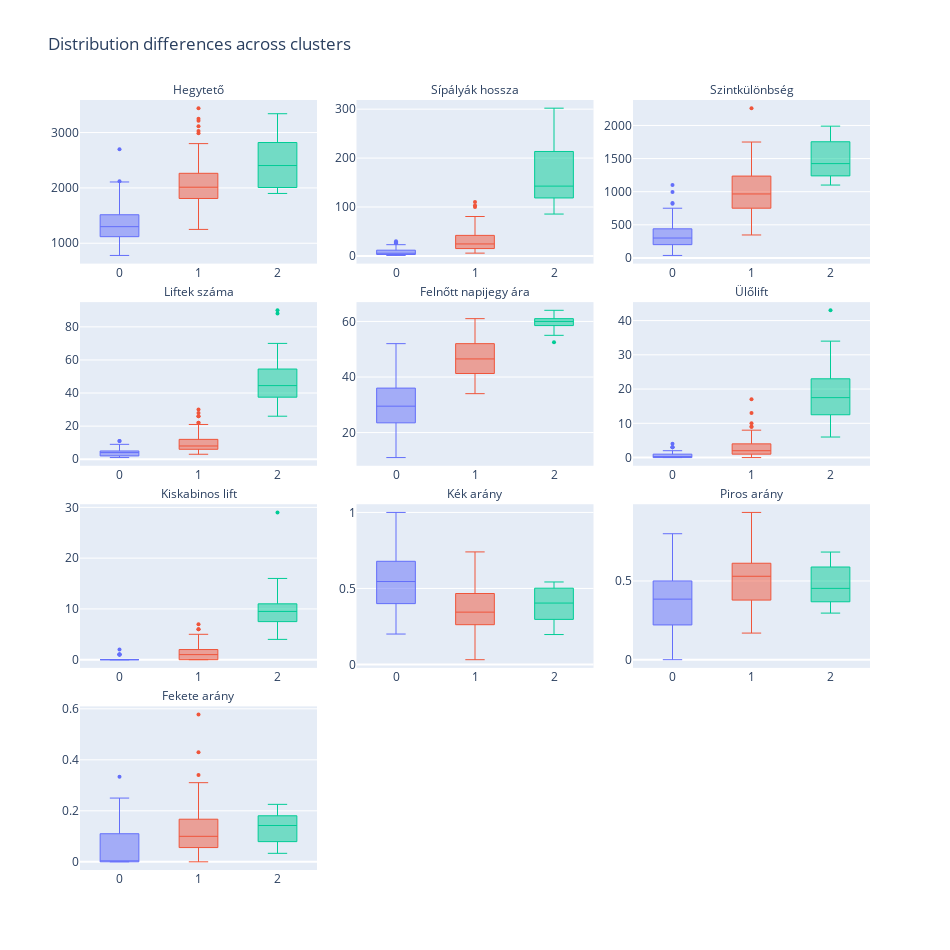

Here is the notebook cell this chart was saved with:
### Code cell
cluster_exploration = pd.concat([df_cluster.reset_index(), km], 1)
cluster_exploration_melt = pd.melt(cluster_exploration, id_vars = ['Síterep', 'clusters'], var_name = 'stat', value_name = 'value')

show_diff_between_clusters(cluster_exploration_melt, height = 950)

### Figure 1 — Plotly figure (JSON) as saved in the notebook; plotly's stock layout.template omitted (floating-point values rounded to 4 significant figures)
{"data": [{"alignmentgroup": "True", "hovertemplate": "clusters=%{x}<br>stat=Hegytető<br>value=%{y}<extra></extra>", "legendgroup": "0", "line": {"width": 1}, "marker": {"color": "#636efa", "size": 4}, "name": "0", "notched": false, "offsetgroup": "0", "orientation": "v", "showlegend": true, "type": "box", "x": [0, 0, 0, 0, 0, 0, 0, 0, 0, 0, 0, 0, 0, 0, 0, 0, 0, 0, 0, 0, 0, 0, 0, 0, 0, 0, 0, 0, 0, 0, 0, 0, 0, 0, 0, 0, 0, 0, 0, 0, 0, 0, 0, 0, 0, 0, 0, 0, 0, 0, 0, 0, 0, 0, 0, 0, 0, 0, 0, 0, 0, 0, 0, 0, 0, 0, 0, 0, 0, 0, 0, 0, 0, 0, 0, 0, 0, 0, 0, 0, 0, 0, 0, 0, 0, 0, 0, 0, 0, 0, 0], "x0": " ", "xaxis": "x10", "y": [1200, 1200, 1300, 2120, 1050, 1064, 1450, 2700, 1330, 1612, 1530, 1296, 2107, 1980, 1840, 1078, 1200, 1230, 1551, 1567, 1150, 1225, 860, 1305, 1600, 1000, 1100, 1338, 1329, 1400, 1500, 1800, 1370, 1050, 1605, 780, 900, 1000, 1818, 2070, 1078, 1300, 1363, 1030, 971, 1267, 1230, 1432, 1300, 2080, 1460, 1520, 1102, 2030, 1560, 900, 1450, 1440, 1210, 1150, 1300, 1200, 927, 1710, 1112, 1325, 1000, 1887, 1350, 1774, 1340, 1500, 1424, 1039, 787, 1200, 1200, 1250, 1102, 1450, 1077, 1531, 1342, 1200, 1200, 1886, 1324, 1140, 823, 1200, 1200], "y0": " ", "yaxis": "y10"}, {"alignmentgroup": "True", "hovertemplate": "clusters=%{x}<br>stat=Sípályák hossza<br>value=%{y}<extra></extra>", "legendgroup": "0", "line": {"width": 1}, "marker": {"color": "#636efa", "size": 4}, "name": "0", "notched": false, "offsetgroup": "0", "orientation": "v", "showlegend": false, "type": "box", "x": [0, 0, 0, 0, 0, 0, 0, 0, 0, 0, 0, 0, 0, 0, 0, 0, 0, 0, 0, 0, 0, 0, 0, 0, 0, 0, 0, 0, 0, 0, 0, 0, 0, 0, 0, 0, 0, 0, 0, 0, 0, 0, 0, 0, 0, 0, 0, 0, 0, 0, 0, 0, 0, 0, 0, 0, 0, 0, 0, 0, 0, 0, 0, 0, 0, 0, 0, 0, 0, 0, 0, 0, 0, 0, 0, 0, 0, 0, 0, 0, 0, 0, 0, 0, 0, 0, 0, 0, 0, 0, 0], "x0": " ", "xaxis": "x11", "y": [9, 2.5, 12.5, 10, 1, 3, 9, 5, 8, 6, 23, 3, 11, 6.8, 12, 16, 2.5, 8, 6.9, 30, 4, 5, 4, 5, 10.5, 1.9, 5, 20.1, 2.5, 3, 10, 5, 3, 6, 10.9, 5, 3, 1, 28, 16, 14, 6, 8, 4.5, 4, 14, 6, 13.5, 5.5, 2.5, 12, 12, 1.3, 2, 12, 2, 8, 2, 7.8, 3.5, 4, 3, 3.9, 12, 3, 11, 3, 14, 14, 26, 12, 6.1, 2, 2, 1, 4, 5, 1, 5, 4, 4, 11, 16, 2, 12, 22, 6, 2, 4, 3, 13], "y0": " ", "yaxis": "y11"}, {"alignmentgroup": "True", "hovertemplate": "clusters=%{x}<br>stat=Szintkülönbség<br>value=%{y}<extra></extra>", "legendgroup": "0", "line": {"width": 1}, "marker": {"color": "#636efa", "size": 4}, "name": "0", "notched": false, "offsetgroup": "0", "orientation": "v", "showlegend": false, "type": "box", "x": [0, 0, 0, 0, 0, 0, 0, 0, 0, 0, 0, 0, 0, 0, 0, 0, 0, 0, 0, 0, 0, 0, 0, 0, 0, 0, 0, 0, 0, 0, 0, 0, 0, 0, 0, 0, 0, 0, 0, 0, 0, 0, 0, 0, 0, 0, 0, 0, 0, 0, 0, 0, 0, 0, 0, 0, 0, 0, 0, 0, 0, 0, 0, 0, 0, 0, 0, 0, 0, 0, 0, 0, 0, 0, 0, 0, 0, 0, 0, 0, 0, 0, 0, 0, 0, 0, 0, 0, 0, 0, 0], "x0": " ", "xaxis": "x12", "y": [488, 480, 404, 470, 86, 643, 386, 436, 493, 750, 530, 284, 267, 530, 440, 358, 300, 370, 248, 817, 330, 393, 120, 305, 350, 200, 300, 472, 221, 160, 442, 600, 240, 150, 830, 140, 150, 236, 358, 420, 363, 590, 223, 240, 191, 416, 230, 567, 300, 1099, 240, 210, 72, 120, 600, 115, 300, 128, 400, 280, 320, 200, 127, 390, 162, 255, 200, 535, 365, 997, 298, 300, 104, 199, 37, 200, 200, 200, 288, 250, 225, 561, 632, 170, 350, 306, 394, 200, 341, 200, 600], "y0": " ", "yaxis": "y12"}, {"alignmentgroup": "True", "hovertemplate": "clusters=%{x}<br>stat=Liftek száma<br>value=%{y}<extra></extra>", "legendgroup": "0", "line": {"width": 1}, "marker": {"color": "#636efa", "size": 4}, "name": "0", "notched": false, "offsetgroup": "0", "orientation": "v", "showlegend": false, "type": "box", "x": [0, 0, 0, 0, 0, 0, 0, 0, 0, 0, 0, 0, 0, 0, 0, 0, 0, 0, 0, 0, 0, 0, 0, 0, 0, 0, 0, 0, 0, 0, 0, 0, 0, 0, 0, 0, 0, 0, 0, 0, 0, 0, 0, 0, 0, 0, 0, 0, 0, 0, 0, 0, 0, 0, 0, 0, 0, 0, 0, 0, 0, 0, 0, 0, 0, 0, 0, 0, 0, 0, 0, 0, 0, 0, 0, 0, 0, 0, 0, 0, 0, 0, 0, 0, 0, 0, 0, 0, 0, 0, 0], "x0": " ", "xaxis": "x7", "y": [5, 2, 5, 4, 1, 4, 6, 5, 4, 4, 4, 2, 3, 7, 4, 4, 4, 3, 3, 8, 3, 3, 2, 4, 5, 1, 2, 9, 2, 2, 7, 2, 3, 2, 4, 4, 3, 2, 6, 5, 6, 4, 3, 2, 1, 5, 4, 5, 4, 3, 6, 5, 5, 2, 7, 3, 4, 2, 3, 2, 3, 4, 3, 7, 2, 8, 3, 3, 2, 11, 7, 11, 1, 2, 2, 4, 4, 3, 2, 5, 2, 4, 4, 2, 4, 8, 5, 3, 3, 2, 3], "y0": " ", "yaxis": "y7"}, {"alignmentgroup": "True", "hovertemplate": "clusters=%{x}<br>stat=Felnőtt napijegy ára<br>value=%{y}<extra></extra>", "legendgroup": "0", "line": {"width": 1}, "marker": {"color": "#636efa", "size": 4}, "name": "0", "notched": false, "offsetgroup": "0", "orientation": "v", "showlegend": false, "type": "box", "x": [0, 0, 0, 0, 0, 0, 0, 0, 0, 0, 0, 0, 0, 0, 0, 0, 0, 0, 0, 0, 0, 0, 0, 0, 0, 0, 0, 0, 0, 0, 0, 0, 0, 0, 0, 0, 0, 0, 0, 0, 0, 0, 0, 0, 0, 0, 0, 0, 0, 0, 0, 0, 0, 0, 0, 0, 0, 0, 0, 0, 0, 0, 0, 0, 0, 0, 0, 0, 0, 0, 0, 0, 0, 0, 0, 0, 0, 0, 0, 0, 0, 0, 0, 0, 0, 0, 0, 0, 0, 0, 0], "x0": " ", "xaxis": "x8", "y": [37.5, 23, 39.5, 34, 11, 20.3, 36, 50.5, 29, 42.5, 52, 25, 29.5, 42.5, 33, 27, 20, 36, 29, 42, 31, 40, 24, 32, 36, 17.5, 17, 43, 26, 23.5, 34.5, 42, 29, 24.5, 30.5, 29.5, 20, 26, 38, 29, 27, 33, 32, 21, 15, 39.5, 20, 39.5, 24.5, 34.5, 38, 30, 19.5, 35.5, 31, 19.5, 39, 25, 30, 21.5, 23, 29.5, 24, 36, 21, 36.5, 21, 35, 39.5, 49, 35, 44.5, 20, 24, 17, 24.5, 23, 26, 36, 26, 21, 31, 33, 23.5, 27, 32, 37.5, 23.5, 18, 22, 28], "y0": " ", "yaxis": "y8"}, {"alignmentgroup": "True", "hovertemplate": "clusters=%{x}<br>stat=Ülőlift<br>value=%{y}<extra></extra>", "legendgroup": "0", "line": {"width": 1}, "marker": {"color": "#636efa", "size": 4}, "name": "0", "notched": false, "offsetgroup": "0", "orientation": "v", "showlegend": false, "type": "box", "x": [0, 0, 0, 0, 0, 0, 0, 0, 0, 0, 0, 0, 0, 0, 0, 0, 0, 0, 0, 0, 0, 0, 0, 0, 0, 0, 0, 0, 0, 0, 0, 0, 0, 0, 0, 0, 0, 0, 0, 0, 0, 0, 0, 0, 0, 0, 0, 0, 0, 0, 0, 0, 0, 0, 0, 0, 0, 0, 0, 0, 0, 0, 0, 0, 0, 0, 0, 0, 0, 0, 0, 0, 0, 0, 0, 0, 0, 0, 0, 0, 0, 0, 0, 0, 0, 0, 0, 0, 0, 0, 0], "x0": " ", "xaxis": "x9", "y": [0, 0, 2, 0, 0, 0, 1, 1, 1, 2, 2, 0, 0, 2, 1, 1, 0, 1, 0, 3, 0, 0, 0, 1, 1, 0, 0, 3, 0, 0, 2, 0, 0, 0, 1, 1, 0, 0, 2, 0, 0, 1, 1, 0, 0, 2, 0, 3, 0, 0, 1, 0, 0, 0, 0, 0, 1, 0, 1, 0, 0, 0, 0, 0, 0, 1, 0, 1, 1, 4, 0, 1, 0, 0, 0, 0, 0, 0, 0, 0, 0, 0, 0, 0, 0, 0, 1, 0, 0, 0, 1], "y0": " ", "yaxis": "y9"}, {"alignmentgroup": "True", "hovertemplate": "clusters=%{x}<br>stat=Kiskabinos lift<br>value=%{y}<extra></extra>", "legendgroup": "0", "line": {"width": 1}, "marker": {"color": "#636efa", "size": 4}, "name": "0", "notched": false, "offsetgroup": "0", "orientation": "v", "showlegend": false, "type": "box", "x": [0, 0, 0, 0, 0, 0, 0, 0, 0, 0, 0, 0, 0, 0, 0, 0, 0, 0, 0, 0, 0, 0, 0, 0, 0, 0, 0, 0, 0, 0, 0, 0, 0, 0, 0, 0, 0, 0, 0, 0, 0, 0, 0, 0, 0, 0, 0, 0, 0, 0, 0, 0, 0, 0, 0, 0, 0, 0, 0, 0, 0, 0, 0, 0, 0, 0, 0, 0, 0, 0, 0, 0, 0, 0, 0, 0, 0, 0, 0, 0, 0, 0, 0, 0, 0, 0, 0, 0, 0, 0, 0], "x0": " ", "xaxis": "x4", "y": [0, 0, 0, 0, 0, 0, 0, 0, 0, 0, 0, 0, 0, 0, 0, 0, 0, 0, 0, 0, 0, 0, 0, 0, 0, 0, 0, 2, 0, 0, 0, 1, 0, 0, 0, 0, 0, 0, 0, 0, 0, 0, 0, 0, 0, 1, 0, 0, 0, 1, 0, 0, 0, 0, 1, 0, 0, 0, 0, 0, 0, 0, 0, 0, 0, 0, 0, 0, 1, 0, 0, 0, 0, 0, 0, 0, 0, 0, 0, 0, 0, 0, 0, 0, 0, 0, 0, 0, 0, 0, 0], "y0": " ", "yaxis": "y4"}, {"alignmentgroup": "True", "hovertemplate": "clusters=%{x}<br>stat=Kék arány<br>value=%{y}<extra></extra>", "legendgroup": "0", "line": {"width": 1}, "marker": {"color": "#636efa", "size": 4}, "name": "0", "notched": false, "offsetgroup": "0", "orientation": "v", "showlegend": false, "type": "box", "x": [0, 0, 0, 0, 0, 0, 0, 0, 0, 0, 0, 0, 0, 0, 0, 0, 0, 0, 0, 0, 0, 0, 0, 0, 0, 0, 0, 0, 0, 0, 0, 0, 0, 0, 0, 0, 0, 0, 0, 0, 0, 0, 0, 0, 0, 0, 0, 0, 0, 0, 0, 0, 0, 0, 0, 0, 0, 0, 0, 0, 0, 0, 0, 0, 0, 0, 0, 0, 0, 0, 0, 0, 0, 0, 0, 0, 0, 0, 0, 0, 0, 0, 0, 0, 0, 0, 0, 0, 0, 0, 0], "x0": " ", "xaxis": "x5", "y": [0.4889, 0.4, 0.64, 0.5, 1, 1, 0.3333, 0.8, 0.25, 0.6667, 0.6522, 0.6667, 0.2727, 0.8088, 0.5833, 0.625, 0.8, 0.4375, 0.5507, 0.6667, 0.25, 0.8, 0.5, 0.4, 0.3333, 0.5263, 0.6, 0.4527, 0.6, 0.6667, 0.7, 0.5, 0.6667, 0.45, 0.6239, 1, 0.6667, 0.2, 0.6429, 0.3125, 0.5, 0.6667, 0.375, 0.4444, 0.75, 0.6786, 0.8333, 0.4074, 0.2727, 1, 0.3333, 0.3333, 0.7692, 1, 0.5, 0.25, 0.625, 0.5, 0.4872, 0.5714, 0.5, 0.3333, 0.3846, 0.5, 1, 0.3636, 0.2667, 0.6786, 0.4643, 0.7692, 0.5833, 1, 0.25, 1, 1, 0.25, 0.6, 1, 0.2, 0.25, 0.5, 0.5455, 0.6875, 0.5, 0.3333, 0.3636, 0.5833, 1, 0.5, 0.5, 0.8462], "y0": " ", "yaxis": "y5"}, {"alignmentgroup": "True", "hovertemplate": "clusters=%{x}<br>stat=Piros arány<br>value=%{y}<extra></extra>", "legendgroup": "0", "line": {"width": 1}, "marker": {"color": "#636efa", "size": 4}, "name": "0", "notched": false, "offsetgroup": "0", "orientation": "v", "showlegend": false, "type": "box", "x": [0, 0, 0, 0, 0, 0, 0, 0, 0, 0, 0, 0, 0, 0, 0, 0, 0, 0, 0, 0, 0, 0, 0, 0, 0, 0, 0, 0, 0, 0, 0, 0, 0, 0, 0, 0, 0, 0, 0, 0, 0, 0, 0, 0, 0, 0, 0, 0, 0, 0, 0, 0, 0, 0, 0, 0, 0, 0, 0, 0, 0, 0, 0, 0, 0, 0, 0, 0, 0, 0, 0, 0, 0, 0, 0, 0, 0, 0, 0, 0, 0, 0, 0, 0, 0, 0, 0, 0, 0, 0, 0], "x0": " ", "xaxis": "x6", "y": [0.1778, 0.6, 0.2, 0.4, 0, 0, 0.4444, 0.2, 0.6875, 0.3333, 0.2174, 0.3333, 0.7273, 0.1912, 0.1667, 0.25, 0.2, 0.5, 0.3913, 0.3, 0.75, 0.2, 0.5, 0.4, 0.4762, 0.4737, 0.4, 0.4975, 0.4, 0.3333, 0.3, 0.5, 0.3333, 0.3833, 0.3761, 0, 0.3333, 0.8, 0.3571, 0.6875, 0.3571, 0.3333, 0.375, 0.4444, 0.25, 0.2143, 0.1667, 0.4444, 0.7273, 0, 0.6667, 0.5, 0.2308, 0, 0.5, 0.75, 0.25, 0.25, 0.5128, 0.4286, 0.5, 0.6667, 0.3846, 0.3333, 0, 0.5455, 0.7, 0.1714, 0.4643, 0.2308, 0.4167, 0, 0.5, 0, 0, 0.75, 0.4, 0, 0.8, 0.5, 0.3, 0.4545, 0.3125, 0.5, 0.4167, 0.5455, 0.4167, 0, 0.5, 0.5, 0.1538], "y0": " ", "yaxis": "y6"}, {"alignmentgroup": "True", "hovertemplate": "clusters=%{x}<br>stat=Fekete arány<br>value=%{y}<extra></extra>", "legendgroup": "0", "line": {"width": 1}, "marker": {"color": "#636efa", "size": 4}, "name": "0", "notched": false, "offsetgroup": "0", "orientation": "v", "showlegend": false, "type": "box", "x": [0, 0, 0, 0, 0, 0, 0, 0, 0, 0, 0, 0, 0, 0, 0, 0, 0, 0, 0, 0, 0, 0, 0, 0, 0, 0, 0, 0, 0, 0, 0, 0, 0, 0, 0, 0, 0, 0, 0, 0, 0, 0, 0, 0, 0, 0, 0, 0, 0, 0, 0, 0, 0, 0, 0, 0, 0, 0, 0, 0, 0, 0, 0, 0, 0, 0, 0, 0, 0, 0, 0, 0, 0, 0, 0, 0, 0, 0, 0, 0, 0, 0, 0, 0, 0, 0, 0, 0, 0, 0, 0], "x0": " ", "xaxis": "x", "y": [0.3333, 0, 0.16, 0.1, 0, 0, 0.2222, 0, 0.0625, 0, 0.1304, 0, 0, 0, 0.25, 0.125, 0, 0.0625, 0.05797, 0.03333, 0, 0, 0, 0.2, 0.1905, 0, 0, 0.04975, 0, 0, 0, 0, 0, 0.1667, 0, 0, 0, 0, 0, 0, 0.1429, 0, 0.25, 0.1111, 0, 0.1071, 0, 0.1481, 0, 0, 0, 0.1667, 0, 0, 0, 0, 0.125, 0.25, 0, 0, 0, 0, 0.2308, 0.1667, 0, 0.09091, 0.03333, 0.15, 0.07143, 0, 0, 0, 0.25, 0, 0, 0, 0, 0, 0, 0.25, 0.2, 0, 0, 0, 0.25, 0.09091, 0, 0, 0, 0, 0], "y0": " ", "yaxis": "y"}, {"alignmentgroup": "True", "hovertemplate": "clusters=%{x}<br>stat=Hegytető<br>value=%{y}<extra></extra>", "legendgroup": "1", "line": {"width": 1}, "marker": {"color": "#EF553B", "size": 4}, "name": "1", "notched": false, "offsetgroup": "1", "orientation": "v", "showlegend": true, "type": "box", "x": [1, 1, 1, 1, 1, 1, 1, 1, 1, 1, 1, 1, 1, 1, 1, 1, 1, 1, 1, 1, 1, 1, 1, 1, 1, 1, 1, 1, 1, 1, 1, 1, 1, 1, 1, 1, 1, 1, 1, 1, 1, 1, 1, 1, 1, 1, 1, 1, 1, 1, 1, 1, 1, 1, 1, 1, 1, 1, 1, 1, 1, 1, 1, 1, 1, 1, 1, 1, 1, 1, 1, 1, 1, 1, 1, 1, 1, 1, 1, 1, 1, 1, 1, 1, 1, 1, 1, 1, 1, 1, 1, 1, 1, 1, 1, 1, 1, 1, 1, 1, 1, 1, 1, 1, 1, 1, 1, 1], "x0": " ", "xaxis": "x10", "y": [1800, 1810, 1800, 1571, 1715, 1600, 2340, 2055, 2180, 2740, 1743, 1820, 2000, 1456, 1617, 2050, 2060, 1923, 1885, 2115, 2271, 1625, 1591, 2054, 1984, 2300, 2300, 1626, 1911, 2304, 2142, 2100, 2248, 1870, 2033, 2400, 2422, 1821, 1900, 2989, 2000, 3250, 1946, 1808, 1886, 2488, 1700, 2030, 2026, 2200, 2690, 3029, 1600, 2220, 3113, 1980, 2118, 2109, 2520, 1690, 2222, 1426, 1785, 2100, 2023, 2278, 1670, 1870, 1674, 2002, 1671, 2256, 2313, 1965, 1900, 3440, 2000, 1608, 1636, 2000, 2175, 1820, 2800, 1565, 2240, 1467, 2456, 1589, 2407, 2064, 2300, 2525, 1604, 3212, 1820, 1965, 1250, 2205, 2212, 2646, 2600, 1834, 2150, 1860, 1870, 2176, 2000, 2272], "y0": " ", "yaxis": "y10"}, {"alignmentgroup": "True", "hovertemplate": "clusters=%{x}<br>stat=Sípályák hossza<br>value=%{y}<extra></extra>", "legendgroup": "1", "line": {"width": 1}, "marker": {"color": "#EF553B", "size": 4}, "name": "1", "notched": false, "offsetgroup": "1", "orientation": "v", "showlegend": false, "type": "box", "x": [1, 1, 1, 1, 1, 1, 1, 1, 1, 1, 1, 1, 1, 1, 1, 1, 1, 1, 1, 1, 1, 1, 1, 1, 1, 1, 1, 1, 1, 1, 1, 1, 1, 1, 1, 1, 1, 1, 1, 1, 1, 1, 1, 1, 1, 1, 1, 1, 1, 1, 1, 1, 1, 1, 1, 1, 1, 1, 1, 1, 1, 1, 1, 1, 1, 1, 1, 1, 1, 1, 1, 1, 1, 1, 1, 1, 1, 1, 1, 1, 1, 1, 1, 1, 1, 1, 1, 1, 1, 1, 1, 1, 1, 1, 1, 1, 1, 1, 1, 1, 1, 1, 1, 1, 1, 1, 1, 1], "x0": " ", "xaxis": "x11", "y": [27, 14, 34, 17.3, 10, 15.1, 30, 103, 29, 67, 36, 11, 52, 21.2, 51, 80.6, 40, 27.5, 15, 24, 10.6, 10.6, 20, 17.1, 12, 43, 28.1, 15.5, 45.1, 23, 25, 26.7, 12.2, 12.2, 63.2, 50, 44.6, 9, 16, 55, 39.9, 60, 33.7, 19.2, 20.6, 40, 11, 22.6, 9, 36, 40, 61, 23, 70, 50, 28, 42.5, 12, 46.9, 22.7, 26.2, 15.5, 27, 26.5, 16, 21, 46, 11, 5.7, 110, 13, 13.9, 100, 19, 13.7, 21, 15, 20, 12.9, 13, 32.5, 32.2, 19, 10.3, 22, 25, 41, 7.1, 21.7, 12.3, 29.5, 17, 42, 64.9, 8.5, 43.5, 10, 43, 22, 15, 23, 29, 75, 42, 22.5, 45, 77, 37.5], "y0": " ", "yaxis": "y11"}, {"alignmentgroup": "True", "hovertemplate": "clusters=%{x}<br>stat=Szintkülönbség<br>value=%{y}<extra></extra>", "legendgroup": "1", "line": {"width": 1}, "marker": {"color": "#EF553B", "size": 4}, "name": "1", "notched": false, "offsetgroup": "1", "orientation": "v", "showlegend": false, "type": "box", "x": [1, 1, 1, 1, 1, 1, 1, 1, 1, 1, 1, 1, 1, 1, 1, 1, 1, 1, 1, 1, 1, 1, 1, 1, 1, 1, 1, 1, 1, 1, 1, 1, 1, 1, 1, 1, 1, 1, 1, 1, 1, 1, 1, 1, 1, 1, 1, 1, 1, 1, 1, 1, 1, 1, 1, 1, 1, 1, 1, 1, 1, 1, 1, 1, 1, 1, 1, 1, 1, 1, 1, 1, 1, 1, 1, 1, 1, 1, 1, 1, 1, 1, 1, 1, 1, 1, 1, 1, 1, 1, 1, 1, 1, 1, 1, 1, 1, 1, 1, 1, 1, 1, 1, 1, 1, 1, 1, 1], "x0": " ", "xaxis": "x12", "y": [855, 1000, 950, 721, 1060, 920, 760, 968, 1132, 1340, 676, 820, 1096, 601, 872, 1340, 1240, 811, 955, 618, 946, 1182, 621, 1444, 984, 700, 877, 826, 911, 1354, 1595, 1450, 818, 860, 1184, 1305, 1402, 671, 1046, 1688, 1400, 1750, 876, 428, 346, 1038, 470, 760, 973, 650, 1510, 2261, 980, 1154, 963, 980, 1250, 1500, 582, 1071, 622, 614, 745, 1096, 1355, 618, 1030, 890, 714, 1402, 521, 1396, 683, 956, 1250, 755, 400, 508, 601, 1180, 1225, 847, 1160, 475, 1231, 767, 1416, 700, 1307, 834, 1300, 1125, 945, 1515, 710, 1069, 450, 805, 1432, 746, 1118, 932, 1330, 1120, 1060, 1176, 1240, 862], "y0": " ", "yaxis": "y12"}, {"alignmentgroup": "True", "hovertemplate": "clusters=%{x}<br>stat=Liftek száma<br>value=%{y}<extra></extra>", "legendgroup": "1", "line": {"width": 1}, "marker": {"color": "#EF553B", "size": 4}, "name": "1", "notched": false, "offsetgroup": "1", "orientation": "v", "showlegend": false, "type": "box", "x": [1, 1, 1, 1, 1, 1, 1, 1, 1, 1, 1, 1, 1, 1, 1, 1, 1, 1, 1, 1, 1, 1, 1, 1, 1, 1, 1, 1, 1, 1, 1, 1, 1, 1, 1, 1, 1, 1, 1, 1, 1, 1, 1, 1, 1, 1, 1, 1, 1, 1, 1, 1, 1, 1, 1, 1, 1, 1, 1, 1, 1, 1, 1, 1, 1, 1, 1, 1, 1, 1, 1, 1, 1, 1, 1, 1, 1, 1, 1, 1, 1, 1, 1, 1, 1, 1, 1, 1, 1, 1, 1, 1, 1, 1, 1, 1, 1, 1, 1, 1, 1, 1, 1, 1, 1, 1, 1, 1], "x0": " ", "xaxis": "x7", "y": [11, 7, 8, 7, 8, 7, 10, 22, 5, 11, 13, 5, 14, 9, 22, 20, 9, 7, 7, 5, 6, 8, 8, 10, 4, 10, 8, 4, 20, 6, 5, 9, 5, 8, 17, 10, 14, 5, 4, 12, 14, 21, 14, 8, 7, 9, 5, 4, 4, 9, 6, 21, 11, 16, 7, 10, 12, 7, 12, 12, 10, 8, 5, 8, 4, 6, 10, 3, 5, 30, 5, 6, 26, 5, 6, 7, 5, 6, 8, 5, 10, 7, 6, 4, 9, 12, 7, 4, 7, 14, 9, 7, 16, 26, 5, 17, 3, 14, 7, 4, 8, 9, 20, 14, 8, 16, 28, 13], "y0": " ", "yaxis": "y7"}, {"alignmentgroup": "True", "hovertemplate": "clusters=%{x}<br>stat=Felnőtt napijegy ára<br>value=%{y}<extra></extra>", "legendgroup": "1", "line": {"width": 1}, "marker": {"color": "#EF553B", "size": 4}, "name": "1", "notched": false, "offsetgroup": "1", "orientation": "v", "showlegend": false, "type": "box", "x": [1, 1, 1, 1, 1, 1, 1, 1, 1, 1, 1, 1, 1, 1, 1, 1, 1, 1, 1, 1, 1, 1, 1, 1, 1, 1, 1, 1, 1, 1, 1, 1, 1, 1, 1, 1, 1, 1, 1, 1, 1, 1, 1, 1, 1, 1, 1, 1, 1, 1, 1, 1, 1, 1, 1, 1, 1, 1, 1, 1, 1, 1, 1, 1, 1, 1, 1, 1, 1, 1, 1, 1, 1, 1, 1, 1, 1, 1, 1, 1, 1, 1, 1, 1, 1, 1, 1, 1, 1, 1, 1, 1, 1, 1, 1, 1, 1, 1, 1, 1, 1, 1, 1, 1, 1, 1, 1, 1], "x0": " ", "xaxis": "x8", "y": [50, 34, 45, 61, 34.6, 38.5, 44.5, 52.5, 43.7, 49, 51, 52, 53, 40, 50, 55.5, 49.5, 52, 54, 47, 41, 42.3, 52, 61, 53.5, 44.5, 53, 39.5, 52, 38, 44, 53.5, 38, 39, 61, 47, 52, 42, 41, 48, 51, 59.5, 52.5, 43.5, 38, 47, 38, 52.5, 36.5, 44, 44.5, 60.5, 47, 51, 55, 61, 52, 44.5, 44, 41, 47, 43.5, 40, 52, 52, 52, 47, 35.5, 37.5, 52.5, 43, 40, 50, 41, 36, 53, 45, 42, 41.5, 34, 47, 45, 40, 43, 43, 36.5, 44.5, 40.5, 52, 47.5, 46, 52, 49.5, 53.5, 43, 45, 34, 51, 42, 39.5, 40, 44, 52.5, 50, 48, 61, 60.5, 44], "y0": " ", "yaxis": "y8"}, {"alignmentgroup": "True", "hovertemplate": "clusters=%{x}<br>stat=Ülőlift<br>value=%{y}<extra></extra>", "legendgroup": "1", "line": {"width": 1}, "marker": {"color": "#EF553B", "size": 4}, "name": "1", "notched": false, "offsetgroup": "1", "orientation": "v", "showlegend": false, "type": "box", "x": [1, 1, 1, 1, 1, 1, 1, 1, 1, 1, 1, 1, 1, 1, 1, 1, 1, 1, 1, 1, 1, 1, 1, 1, 1, 1, 1, 1, 1, 1, 1, 1, 1, 1, 1, 1, 1, 1, 1, 1, 1, 1, 1, 1, 1, 1, 1, 1, 1, 1, 1, 1, 1, 1, 1, 1, 1, 1, 1, 1, 1, 1, 1, 1, 1, 1, 1, 1, 1, 1, 1, 1, 1, 1, 1, 1, 1, 1, 1, 1, 1, 1, 1, 1, 1, 1, 1, 1, 1, 1, 1, 1, 1, 1, 1, 1, 1, 1, 1, 1, 1, 1, 1, 1, 1, 1, 1, 1], "x0": " ", "xaxis": "x9", "y": [4, 1, 4, 2, 2, 1, 6, 8, 1, 6, 4, 2, 6, 2, 8, 13, 2, 3, 2, 2, 1, 1, 2, 2, 1, 2, 3, 2, 7, 1, 2, 4, 0, 1, 8, 4, 6, 1, 1, 1, 2, 6, 4, 6, 1, 4, 0, 1, 0, 2, 3, 6, 1, 5, 2, 7, 3, 1, 6, 3, 2, 3, 2, 4, 1, 3, 3, 2, 0, 9, 1, 2, 17, 0, 1, 1, 2, 3, 1, 0, 1, 3, 3, 2, 3, 1, 2, 0, 3, 3, 4, 2, 5, 7, 1, 4, 0, 5, 3, 2, 2, 2, 4, 9, 2, 6, 10, 6], "y0": " ", "yaxis": "y9"}, {"alignmentgroup": "True", "hovertemplate": "clusters=%{x}<br>stat=Kiskabinos lift<br>value=%{y}<extra></extra>", "legendgroup": "1", "line": {"width": 1}, "marker": {"color": "#EF553B", "size": 4}, "name": "1", "notched": false, "offsetgroup": "1", "orientation": "v", "showlegend": false, "type": "box", "x": [1, 1, 1, 1, 1, 1, 1, 1, 1, 1, 1, 1, 1, 1, 1, 1, 1, 1, 1, 1, 1, 1, 1, 1, 1, 1, 1, 1, 1, 1, 1, 1, 1, 1, 1, 1, 1, 1, 1, 1, 1, 1, 1, 1, 1, 1, 1, 1, 1, 1, 1, 1, 1, 1, 1, 1, 1, 1, 1, 1, 1, 1, 1, 1, 1, 1, 1, 1, 1, 1, 1, 1, 1, 1, 1, 1, 1, 1, 1, 1, 1, 1, 1, 1, 1, 1, 1, 1, 1, 1, 1, 1, 1, 1, 1, 1, 1, 1, 1, 1, 1, 1, 1, 1, 1, 1, 1, 1], "x0": " ", "xaxis": "x4", "y": [0, 0, 0, 3, 0, 0, 0, 4, 1, 1, 1, 0, 2, 0, 3, 2, 2, 1, 0, 0, 1, 1, 1, 3, 1, 2, 1, 0, 1, 1, 1, 3, 1, 0, 5, 2, 3, 1, 1, 3, 2, 6, 0, 0, 0, 1, 0, 2, 2, 0, 1, 6, 2, 3, 2, 1, 3, 0, 1, 1, 0, 0, 0, 3, 0, 1, 2, 0, 1, 5, 0, 0, 1, 1, 1, 2, 0, 0, 0, 2, 3, 0, 1, 0, 2, 0, 2, 0, 2, 0, 1, 1, 4, 5, 1, 1, 0, 0, 0, 0, 2, 2, 5, 2, 0, 3, 7, 2], "y0": " ", "yaxis": "y4"}, {"alignmentgroup": "True", "hovertemplate": "clusters=%{x}<br>stat=Kék arány<br>value=%{y}<extra></extra>", "legendgroup": "1", "line": {"width": 1}, "marker": {"color": "#EF553B", "size": 4}, "name": "1", "notched": false, "offsetgroup": "1", "orientation": "v", "showlegend": false, "type": "box", "x": [1, 1, 1, 1, 1, 1, 1, 1, 1, 1, 1, 1, 1, 1, 1, 1, 1, 1, 1, 1, 1, 1, 1, 1, 1, 1, 1, 1, 1, 1, 1, 1, 1, 1, 1, 1, 1, 1, 1, 1, 1, 1, 1, 1, 1, 1, 1, 1, 1, 1, 1, 1, 1, 1, 1, 1, 1, 1, 1, 1, 1, 1, 1, 1, 1, 1, 1, 1, 1, 1, 1, 1, 1, 1, 1, 1, 1, 1, 1, 1, 1, 1, 1, 1, 1, 1, 1, 1, 1, 1, 1, 1, 1, 1, 1, 1, 1, 1, 1, 1, 1, 1, 1, 1, 1, 1, 1, 1], "x0": " ", "xaxis": "x5", "y": [0.2222, 0.1429, 0.6176, 0.5318, 0.5, 0.3113, 0.2333, 0.1748, 0.3448, 0.3433, 0.5333, 0.6636, 0.4423, 0.3774, 0.2941, 0.371, 0.325, 0.6582, 0.4667, 0.4625, 0.5755, 0.6132, 0.45, 0.2105, 0.3333, 0.1395, 0.7402, 0.4516, 0.2018, 0.2826, 0.32, 0.4981, 0.2787, 0.2377, 0.4399, 0.52, 0.213, 0.3333, 0.3125, 0.3636, 0.3008, 0.2333, 0.5786, 0.2969, 0.2621, 0.25, 0.2727, 0.531, 0.4444, 0.1944, 0.25, 0.4754, 0.5652, 0.1429, 0.45, 0.6786, 0.4118, 0.25, 0.1983, 0.4626, 0.2748, 0.3419, 0.2963, 0.5434, 0.03125, 0.3762, 0.6957, 0.09091, 0.386, 0.2727, 0.3846, 0.03597, 0.61, 0.2632, 0.5255, 0.1905, 0.1333, 0.3, 0.4341, 0.5385, 0.4615, 0.6273, 0.2105, 0.4369, 0.5455, 0.36, 0.1951, 0.2535, 0.2581, 0.5122, 0.4339, 0.2765, 0.369, 0.339, 0.2941, 0.4253, 0.1, 0.3372, 0.2727, 0.3333, 0.2609, 0.4483, 0.4667, 0.4286, 0.4667, 0.5222, 0.3896, 0.32], "y0": " ", "yaxis": "y5"}, {"alignmentgroup": "True", "hovertemplate": "clusters=%{x}<br>stat=Piros arány<br>value=%{y}<extra></extra>", "legendgroup": "1", "line": {"width": 1}, "marker": {"color": "#EF553B", "size": 4}, "name": "1", "notched": false, "offsetgroup": "1", "orientation": "v", "showlegend": false, "type": "box", "x": [1, 1, 1, 1, 1, 1, 1, 1, 1, 1, 1, 1, 1, 1, 1, 1, 1, 1, 1, 1, 1, 1, 1, 1, 1, 1, 1, 1, 1, 1, 1, 1, 1, 1, 1, 1, 1, 1, 1, 1, 1, 1, 1, 1, 1, 1, 1, 1, 1, 1, 1, 1, 1, 1, 1, 1, 1, 1, 1, 1, 1, 1, 1, 1, 1, 1, 1, 1, 1, 1, 1, 1, 1, 1, 1, 1, 1, 1, 1, 1, 1, 1, 1, 1, 1, 1, 1, 1, 1, 1, 1, 1, 1, 1, 1, 1, 1, 1, 1, 1, 1, 1, 1, 1, 1, 1, 1, 1], "x0": " ", "xaxis": "x6", "y": [0.5926, 0.7143, 0.3529, 0.4335, 0.4, 0.5364, 0.7, 0.7476, 0.3448, 0.4925, 0.4222, 0.3364, 0.5385, 0.4811, 0.6471, 0.6055, 0.45, 0.2691, 0.5333, 0.2417, 0.3302, 0.2925, 0.5, 0.6316, 0.5833, 0.5814, 0.1886, 0.4516, 0.6652, 0.6739, 0.34, 0.4457, 0.6393, 0.7377, 0.538, 0.34, 0.5493, 0.6111, 0.5625, 0.6182, 0.4511, 0.5833, 0.3531, 0.5208, 0.5534, 0.55, 0.6364, 0.3053, 0.3333, 0.75, 0.625, 0.377, 0.3478, 0.7143, 0.38, 0.25, 0.3765, 0.75, 0.5714, 0.4053, 0.6107, 0.4258, 0.5556, 0.3849, 0.7063, 0.5476, 0.2609, 0.7273, 0.614, 0.6273, 0.5385, 0.9353, 0.35, 0.5263, 0.4307, 0.7619, 0.7333, 0.55, 0.4884, 0.3077, 0.3846, 0.2795, 0.5263, 0.3592, 0.3091, 0.48, 0.6098, 0.169, 0.6912, 0.3333, 0.539, 0.6529, 0.5476, 0.2311, 0.5882, 0.4368, 0.6, 0.5814, 0.6818, 0.6667, 0.6522, 0.5172, 0.4, 0.5238, 0.4444, 0.3822, 0.3636, 0.5733], "y0": " ", "yaxis": "y6"}, {"alignmentgroup": "True", "hovertemplate": "clusters=%{x}<br>stat=Fekete arány<br>value=%{y}<extra></extra>", "legendgroup": "1", "line": {"width": 1}, "marker": {"color": "#EF553B", "size": 4}, "name": "1", "notched": false, "offsetgroup": "1", "orientation": "v", "showlegend": false, "type": "box", "x": [1, 1, 1, 1, 1, 1, 1, 1, 1, 1, 1, 1, 1, 1, 1, 1, 1, 1, 1, 1, 1, 1, 1, 1, 1, 1, 1, 1, 1, 1, 1, 1, 1, 1, 1, 1, 1, 1, 1, 1, 1, 1, 1, 1, 1, 1, 1, 1, 1, 1, 1, 1, 1, 1, 1, 1, 1, 1, 1, 1, 1, 1, 1, 1, 1, 1, 1, 1, 1, 1, 1, 1, 1, 1, 1, 1, 1, 1, 1, 1, 1, 1, 1, 1, 1, 1, 1, 1, 1, 1, 1, 1, 1, 1, 1, 1, 1, 1, 1, 1, 1, 1, 1, 1, 1, 1, 1, 1], "x0": " ", "xaxis": "x", "y": [0.1852, 0.1429, 0.02941, 0.03468, 0.1, 0.1523, 0.06667, 0.07767, 0.3103, 0.1642, 0.04444, 0, 0.01923, 0.1415, 0.05882, 0.02357, 0.225, 0.07273, 0, 0.2958, 0.09434, 0.09434, 0.05, 0.1579, 0.08333, 0.2791, 0.07117, 0.09677, 0.133, 0.04348, 0.34, 0.05618, 0.08197, 0.02459, 0.02215, 0.14, 0.2377, 0.05556, 0.125, 0.01818, 0.2481, 0.1833, 0.06825, 0.1823, 0.1845, 0.2, 0.09091, 0.1637, 0.2222, 0.05556, 0.125, 0.1475, 0.08696, 0.1429, 0.17, 0.07143, 0.2118, 0, 0.2303, 0.1322, 0.1145, 0.2323, 0.1481, 0.0717, 0.2625, 0.07619, 0.04348, 0.1818, 0, 0.1, 0.07692, 0.02878, 0.04, 0.2105, 0.0438, 0.04762, 0.1333, 0.15, 0.07752, 0.1538, 0.1538, 0.09317, 0.2632, 0.2039, 0.1455, 0.16, 0.1951, 0.5775, 0.05069, 0.1545, 0.02712, 0.07059, 0.08333, 0.4299, 0.1176, 0.1379, 0.3, 0.0814, 0.04545, 0, 0.08696, 0.03448, 0.1333, 0.04762, 0.08889, 0.09556, 0.2468, 0.1067], "y0": " ", "yaxis": "y"}, {"alignmentgroup": "True", "hovertemplate": "clusters=%{x}<br>stat=Hegytető<br>value=%{y}<extra></extra>", "legendgroup": "2", "line": {"width": 1}, "marker": {"color": "#00cc96", "size": 4}, "name": "2", "notched": false, "offsetgroup": "2", "orientation": "v", "showlegend": true, "type": "box", "x": [2, 2, 2, 2, 2, 2, 2, 2, 2, 2, 2, 2, 2, 2, 2, 2], "x0": " ", "xaxis": "x10", "y": [1980, 1900, 2378, 2872, 2000, 2500, 3030, 2096, 2015, 2828, 2430, 2811, 2025, 1957, 3340, 2500], "y0": " ", "yaxis": "y10"}, {"alignmentgroup": "True", "hovertemplate": "clusters=%{x}<br>stat=Sípályák hossza<br>value=%{y}<extra></extra>", "legendgroup": "2", "line": {"width": 1}, "marker": {"color": "#00cc96", "size": 4}, "name": "2", "notched": false, "offsetgroup": "2", "orientation": "v", "showlegend": false, "type": "box", "x": [2, 2, 2, 2, 2, 2, 2, 2, 2, 2, 2, 2, 2, 2, 2, 2], "x0": " ", "xaxis": "x11", "y": [120.1, 120, 85.6, 239, 188, 142, 112.2, 270, 123, 186, 117, 302, 90.9, 288, 143.4, 146.7], "y0": " ", "yaxis": "y11"}, {"alignmentgroup": "True", "hovertemplate": "clusters=%{x}<br>stat=Szintkülönbség<br>value=%{y}<extra></extra>", "legendgroup": "2", "line": {"width": 1}, "marker": {"color": "#00cc96", "size": 4}, "name": "2", "notched": false, "offsetgroup": "2", "orientation": "v", "showlegend": false, "type": "box", "x": [2, 2, 2, 2, 2, 2, 2, 2, 2, 2, 2, 2, 2, 2, 2, 2], "x0": " ", "xaxis": "x12", "y": [1240, 1100, 1778, 1512, 1200, 1870, 1237, 1266, 1287, 1628, 1730, 1511, 1195, 1337, 1990, 1920], "y0": " ", "yaxis": "y12"}, {"alignmentgroup": "True", "hovertemplate": "clusters=%{x}<br>stat=Liftek száma<br>value=%{y}<extra></extra>", "legendgroup": "2", "line": {"width": 1}, "marker": {"color": "#00cc96", "size": 4}, "name": "2", "notched": false, "offsetgroup": "2", "orientation": "v", "showlegend": false, "type": "box", "x": [2, 2, 2, 2, 2, 2, 2, 2, 2, 2, 2, 2, 2, 2, 2, 2], "x0": " ", "xaxis": "x7", "y": [45, 34, 39, 41, 57, 44, 26, 70, 47, 39, 36, 88, 46, 90, 32, 52], "y0": " ", "yaxis": "y7"}, {"alignmentgroup": "True", "hovertemplate": "clusters=%{x}<br>stat=Felnőtt napijegy ára<br>value=%{y}<extra></extra>", "legendgroup": "2", "line": {"width": 1}, "marker": {"color": "#00cc96", "size": 4}, "name": "2", "notched": false, "offsetgroup": "2", "orientation": "v", "showlegend": false, "type": "box", "x": [2, 2, 2, 2, 2, 2, 2, 2, 2, 2, 2, 2, 2, 2, 2, 2], "x0": " ", "xaxis": "x8", "y": [61, 60.5, 61, 55, 59.5, 59.5, 62, 60.5, 60.5, 58, 59, 61, 52.5, 57, 64, 59.5], "y0": " ", "yaxis": "y8"}, {"alignmentgroup": "True", "hovertemplate": "clusters=%{x}<br>stat=Ülőlift<br>value=%{y}<extra></extra>", "legendgroup": "2", "line": {"width": 1}, "marker": {"color": "#00cc96", "size": 4}, "name": "2", "notched": false, "offsetgroup": "2", "orientation": "v", "showlegend": false, "type": "box", "x": [2, 2, 2, 2, 2, 2, 2, 2, 2, 2, 2, 2, 2, 2, 2, 2], "x0": " ", "xaxis": "x9", "y": [16, 8, 11, 25, 27, 17, 6, 21, 20, 16, 18, 43, 7, 34, 14, 20], "y0": " ", "yaxis": "y9"}, {"alignmentgroup": "True", "hovertemplate": "clusters=%{x}<br>stat=Kiskabinos lift<br>value=%{y}<extra></extra>", "legendgroup": "2", "line": {"width": 1}, "marker": {"color": "#00cc96", "size": 4}, "name": "2", "notched": false, "offsetgroup": "2", "orientation": "v", "showlegend": false, "type": "box", "x": [2, 2, 2, 2, 2, 2, 2, 2, 2, 2, 2, 2, 2, 2, 2, 2], "x0": " ", "xaxis": "x4", "y": [10, 7, 6, 4, 11, 7, 11, 29, 9, 11, 8, 11, 8, 16, 8, 13], "y0": " ", "yaxis": "y4"}, {"alignmentgroup": "True", "hovertemplate": "clusters=%{x}<br>stat=Kék arány<br>value=%{y}<extra></extra>", "legendgroup": "2", "line": {"width": 1}, "marker": {"color": "#00cc96", "size": 4}, "name": "2", "notched": false, "offsetgroup": "2", "orientation": "v", "showlegend": false, "type": "box", "x": [2, 2, 2, 2, 2, 2, 2, 2, 2, 2, 2, 2, 2, 2, 2, 2], "x0": " ", "xaxis": "x5", "y": [0.2831, 0.4333, 0.347, 0.1967, 0.5426, 0.3099, 0.5365, 0.5185, 0.3772, 0.2527, 0.5299, 0.4305, 0.2761, 0.4375, 0.4847, 0.334], "y0": " ", "yaxis": "y5"}, {"alignmentgroup": "True", "hovertemplate": "clusters=%{x}<br>stat=Piros arány<br>value=%{y}<extra></extra>", "legendgroup": "2", "line": {"width": 1}, "marker": {"color": "#00cc96", "size": 4}, "name": "2", "notched": false, "offsetgroup": "2", "orientation": "v", "showlegend": false, "type": "box", "x": [2, 2, 2, 2, 2, 2, 2, 2, 2, 2, 2, 2, 2, 2, 2, 2], "x0": " ", "xaxis": "x6", "y": [0.6836, 0.3417, 0.4825, 0.5983, 0.3511, 0.4648, 0.2959, 0.4148, 0.5553, 0.6022, 0.3846, 0.4007, 0.5842, 0.441, 0.325, 0.593], "y0": " ", "yaxis": "y6"}, {"alignmentgroup": "True", "hovertemplate": "clusters=%{x}<br>stat=Fekete arány<br>value=%{y}<extra></extra>", "legendgroup": "2", "line": {"width": 1}, "marker": {"color": "#00cc96", "size": 4}, "name": "2", "notched": false, "offsetgroup": "2", "orientation": "v", "showlegend": false, "type": "box", "x": [2, 2, 2, 2, 2, 2, 2, 2, 2, 2, 2, 2, 2, 2, 2, 2], "x0": " ", "xaxis": "x", "y": [0.03331, 0.225, 0.1706, 0.205, 0.1064, 0.2254, 0.1676, 0.06667, 0.06748, 0.1452, 0.08547, 0.1689, 0.1397, 0.1215, 0.1904, 0.07294], "y0": " ", "yaxis": "y"}], "layout": {"annotations": [{"font": {}, "showarrow": false, "text": "Fekete arány", "x": 0.15, "xanchor": "center", "xref": "paper", "y": 0.2125, "yanchor": "bottom", "yref": "paper"}, {"font": {}, "showarrow": false, "text": "Kiskabinos lift", "x": 0.15, "xanchor": "center", "xref": "paper", "y": 0.475, "yanchor": "bottom", "yref": "paper"}, {"font": {}, "showarrow": false, "text": "Kék arány", "x": 0.5, "xanchor": "center", "xref": "paper", "y": 0.475, "yanchor": "bottom", "yref": "paper"}, {"font": {}, "showarrow": false, "text": "Piros arány", "x": 0.85, "xanchor": "center", "xref": "paper", "y": 0.475, "yanchor": "bottom", "yref": "paper"}, {"font": {}, "showarrow": false, "text": "Liftek száma", "x": 0.15, "xanchor": "center", "xref": "paper", "y": 0.7375, "yanchor": "bottom", "yref": "paper"}, {"font": {}, "showarrow": false, "text": "Felnőtt napijegy ára", "x": 0.5, "xanchor": "center", "xref": "paper", "y": 0.7375, "yanchor": "bottom", "yref": "paper"}, {"font": {}, "showarrow": false, "text": "Ülőlift", "x": 0.85, "xanchor": "center", "xref": "paper", "y": 0.7375, "yanchor": "bottom", "yref": "paper"}, {"font": {}, "showarrow": false, "text": "Hegytető", "x": 0.15, "xanchor": "center", "xref": "paper", "y": 1, "yanchor": "bottom", "yref": "paper"}, {"font": {}, "showarrow": false, "text": "Sípályák hossza", "x": 0.5, "xanchor": "center", "xref": "paper", "y": 1, "yanchor": "bottom", "yref": "paper"}, {"font": {}, "showarrow": false, "text": "Szintkülönbség", "x": 0.85, "xanchor": "center", "xref": "paper", "y": 1, "yanchor": "bottom", "yref": "paper"}], "boxmode": "overlay", "height": 950, "legend": {"title": {"text": "clusters"}, "tracegroupgap": 0}, "showlegend": false, "title": {"text": "Distribution differences across clusters"}, "width": 950, "xaxis": {"anchor": "y", "categoryarray": [0, 1, 2], "categoryorder": "category ascending", "domain": [0, 0.3], "showticklabels": true, "title": {}, "type": "category", "visible": true}, "xaxis10": {"anchor": "y10", "categoryorder": "category ascending", "domain": [0, 0.3], "showticklabels": true, "title": {}, "type": "category", "visible": true}, "xaxis11": {"anchor": "y11", "categoryorder": "category ascending", "domain": [0.35, 0.65], "showticklabels": true, "title": {}, "type": "category", "visible": true}, "xaxis12": {"anchor": "y12", "categoryorder": "category ascending", "domain": [0.7, 1], "showticklabels": true, "title": {}, "type": "category", "visible": true}, "xaxis2": {"anchor": "y2", "categoryarray": [0, 1, 2], "categoryorder": "category ascending", "domain": [0.35, 0.65], "showticklabels": true, "title": {}, "type": "category", "visible": true}, "xaxis3": {"anchor": "y3", "categoryarray": [0, 1, 2], "categoryorder": "category ascending", "domain": [0.7, 1], "showticklabels": true, "title": {}, "type": "category", "visible": true}, "xaxis4": {"anchor": "y4", "categoryorder": "category ascending", "domain": [0, 0.3], "showticklabels": true, "title": {}, "type": "category", "visible": true}, "xaxis5": {"anchor": "y5", "categoryorder": "category ascending", "domain": [0.35, 0.65], "showticklabels": true, "title": {}, "type": "category", "visible": true}, "xaxis6": {"anchor": "y6", "categoryorder": "category ascending", "domain": [0.7, 1], "showticklabels": true, "title": {}, "type": "category", "visible": true}, "xaxis7": {"anchor": "y7", "categoryorder": "category ascending", "domain": [0, 0.3], "showticklabels": true, "title": {}, "type": "category", "visible": true}, "xaxis8": {"anchor": "y8", "categoryorder": "category ascending", "domain": [0.35, 0.65], "showticklabels": true, "title": {}, "type": "category", "visible": true}, "xaxis9": {"anchor": "y9", "categoryorder": "category ascending", "domain": [0.7, 1], "showticklabels": true, "title": {}, "type": "category", "visible": true}, "yaxis": {"anchor": "x", "domain": [0, 0.2125], "showticklabels": true, "title": {}, "visible": true}, "yaxis10": {"anchor": "x10", "domain": [0.7875, 1], "showticklabels": true, "title": {}, "visible": true}, "yaxis11": {"anchor": "x11", "domain": [0.7875, 1], "showticklabels": true, "title": {}, "visible": true}, "yaxis12": {"anchor": "x12", "domain": [0.7875, 1], "showticklabels": true, "title": {}, "visible": true}, "yaxis2": {"anchor": "x2", "domain": [0, 0.2125], "showticklabels": true, "title": {}, "visible": true}, "yaxis3": {"anchor": "x3", "domain": [0, 0.2125], "showticklabels": true, "title": {}, "visible": true}, "yaxis4": {"anchor": "x4", "domain": [0.2625, 0.475], "showticklabels": true, "title": {}, "visible": true}, "yaxis5": {"anchor": "x5", "domain": [0.2625, 0.475], "showticklabels": true, "title": {}, "visible": true}, "yaxis6": {"anchor": "x6", "domain": [0.2625, 0.475], "showticklabels": true, "title": {}, "visible": true}, "yaxis7": {"anchor": "x7", "domain": [0.525, 0.7375], "showticklabels": true, "title": {}, "visible": true}, "yaxis8": {"anchor": "x8", "domain": [0.525, 0.7375], "showticklabels": true, "title": {}, "visible": true}, "yaxis9": {"anchor": "x9", "domain": [0.525, 0.7375], "showticklabels": true, "title": {}, "visible": true}}}
